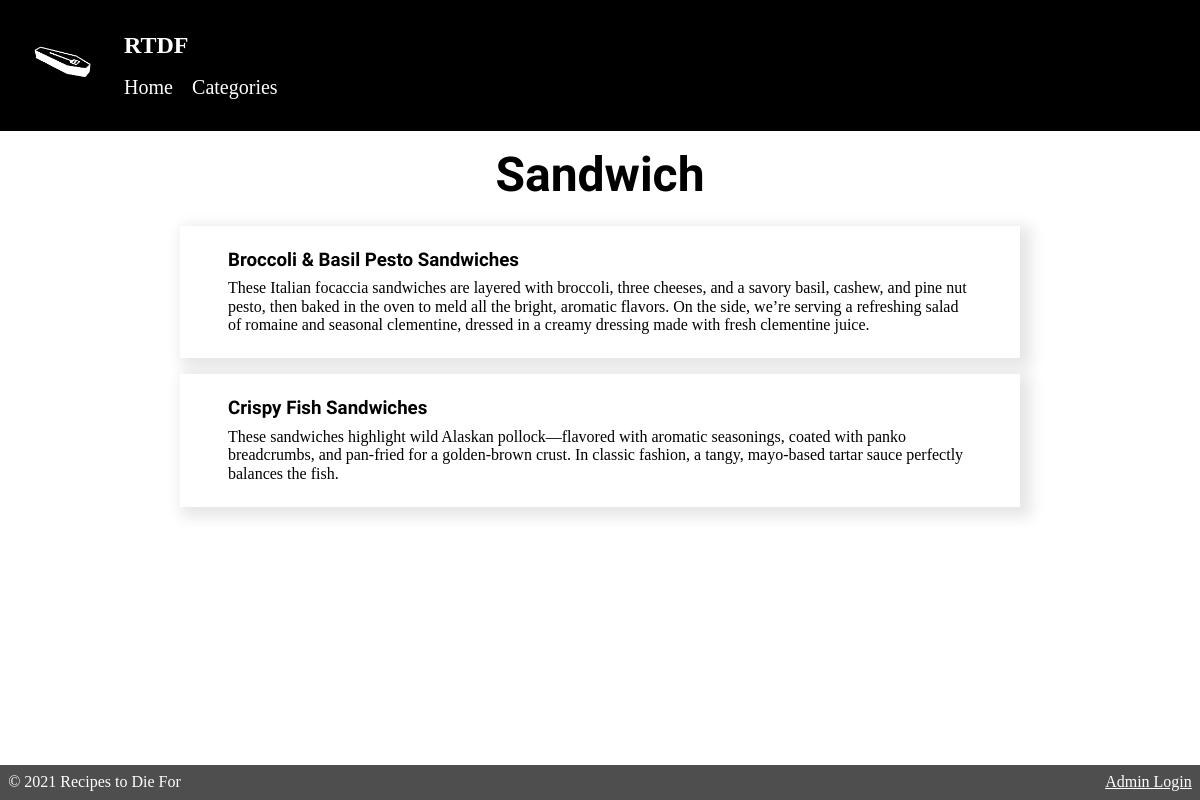
Page /final/categoryopen.php?recipe_category=Sandwich on the committed database.
### tables this page shows
CREATE TABLE `recipe` (
  `id` int(11) NOT NULL,
  `recipe_title` varchar(250) NOT NULL,
  `recipe_desc` varchar(600) NOT NULL,
  `recipe_steps` varchar(4000) NOT NULL,
  `recipe_category` varchar(250) NOT NULL,
  `file_path` varchar(250) NOT NULL,
  `date_created` datetime NOT NULL,
  `date_updated` datetime NOT NULL
);

### final/category-build.php (the view)
<h1 class="open-cat-title"><?php echo $category ?></h1>
<?php
while ($row = mysqli_fetch_assoc($results)) {
  echo "<a href='recipe.php?id=" . $row['id'] . "'>";
	echo "<div class='category-card'>";
	echo "<h3>".$row['recipe_title']."</h3> <p>".$row['recipe_desc']."</p>";
	echo "</div>";
	echo "</a>";
}
?>

### final/css/main.css (style rules this page uses)
* { box-sizing: border-box; margin: 0; padding: 0; }
h1 { margin: 0; font-size: 3rem; padding-bottom: 0.5rem; font-family: 'Zen Antique Soft', serif; }
h3 { font-family: 'Zen Antique Soft', serif; padding-bottom: 0.5rem; }
a { text-decoration: none; }
body { margin-bottom: 3rem; }
.category-card { display: flex; flex-direction: column; background-image: linear-gradient(rgb(0, 0, 0), rgb(0, 0, 0)); background-position: 0% 100%; background-repeat: no-repeat; background-size: 0% 100%; display: flex; background-color: white; box-shadow: 6px 5px 14px 5px rgba(0,0,0,0.1); padding: 1.5rem 3rem; width: 70vw; color: rgb(0, 0, 0);; justify-content: center; transition: background-size .5s, color .5s; margin: 0.5rem; }
.open-cat-title { padding: 1rem; }

### rows in the picture
recipe: recipe_title "Broccoli & Basil Pesto Sandwiches", recipe_desc "These Italian focaccia sandwiches are layered with broccoli, three cheeses, and a savory basil, cashew, and pine nut pesto, then baked in the oven to meld all the bright, aromatic flavors. On the side, weʼre serving a refreshing salad of romaine and seasonal clementine, dressed in a creamy dressing made with fresh clementine juice."
recipe: recipe_title "Crispy Fish Sandwiches", recipe_desc "These sandwiches highlight wild Alaskan pollock—flavored with aromatic seasonings, coated with panko breadcrumbs, and pan-fried for a golden-brown crust. In classic fashion, a tangy, mayo-based tartar sauce perfectly balances the fish."

### other values in the picture
$category "Sandwich"
